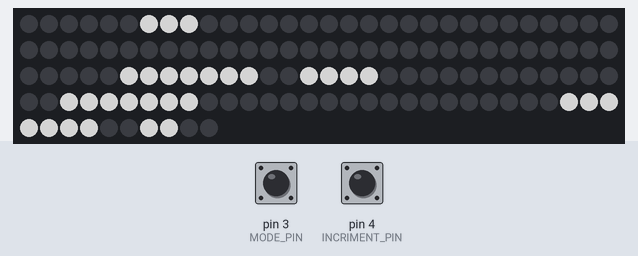
Bench run of a sketch on a simulated Arduino Uno, built with avr-gcc and run on an emulated ATmega328P. Parts: 130 RGB LEDs in strip order, left to right, continuing on the next row. Wiring (inferred from the names in the program): DS3231 clock at I2C address 0x68. The inputs (shaded band) are chosen by the test bench; at power-on: pin 3 (MODE_PIN) HIGH, pin 4 (INCRIMENT_PIN) HIGH. Dim RGB values are drawn brighter than linear; the local clock reads 2024-03-15 10:24:30 at power-on unless the sketch sets it; what the sketch prints to the serial monitor is not drawn.

Above: at 4.8 s.

The sketch:

icelandic_word_clock.ino
```cpp
/* WORD CLOCK INSPIRED BY http://imgur.com/a/iMXmj for Kata */

#include <Wire.h>
#include <Adafruit_NeoPixel.h>

/* DEFINITIONS */
#define MODE_PIN 3
#define INCRIMENT_PIN 4

#define NUM_LEDS 130
#define NUM_BDAY_LEDS 17
#define LEDS_PIN 2

// the following are the pin definitons for the ground of the respective words
/*#define HALF Display1=Display1 | (1<<1)
#define YFIR Display1=Display1 | (1<<2) // not wired in right order
#define H_TIU Display1=Display1 | (1<<3)
#define TUTTUGU Display1=Display1 | (1<<4)
#define OG Display1=Display1 | (1<<5)
#define FIMMTAN Display1=Display1 | (1<<6)
#define H_FIMM Display1=Display1 | (1<<7)

#define EITT Display2=Display2 | (1<<1)
#define NIU Display2=Display2 | (1<<2)
#define ATTA Display2=Display2 | (1<<3)
#define THRJU Display2=Display2 | (1<<4)
#define ELLEFU Display2=Display2 | (1<<5)
#define MINUTUR Display2=Display2 | (1<<6) // not wired in right order
#define IN Display2=Display2 | (1<<7)

#define TVO Display3=Display3 | (1<<1)
#define TOLF Display3=Display3 | (1<<2)
#define SEX Display3=Display3 | (1<<3)
#define SJO Display3=Display3 | (1<<4)
#define FJOGUR Display3=Display3 | (1<<5)
#define L_FIMM Display3=Display3 | (1<<6)
#define L_TIU Display3=Display3 | (1<<7)
*/

// letter array
#define LA(A) A, sizeof(A) / sizeof(int)

int BDAY[] = {58, 59, 60, 47, 46, 45, 44, 43, 42, 41, 40, 33, 34, 35, 36, 37, 38};

int KLUKKAN[] = {117, 118, 119, 120, 121, 122, 123};
int ER[] = {126, 127};

int HALF[] = {113, 114, 115, 116};
int YFIR[] =  {74, 75, 76, 77};
int IN[] = {73};
int MINUTUR[] = {65, 66, 67, 68, 69, 70, 71};
int H_TIU[] = {105, 106, 107};
int TUTTUGU[] = {92, 93, 94, 95, 96, 97, 98};
int OG[] = {100, 101};
int FIMMTAN[] = {84, 85, 86, 87, 88, 89, 90};
int H_FIMM[] = {79, 80, 81, 82};

int EITT[] = {29, 30, 31, 32};
int NIU[] = {26, 27, 28};
int ATTA[] = {48, 49, 50, 51};
int THRJU[] = {61, 62, 63, 64};
int ELLEFU[] = {52, 53, 54, 55, 56, 57};

int TVO[] = {13, 14, 15};
int TOLF[] = {19, 20, 21, 22};
int SEX[] = {23, 24, 25};
int SJO[] = {16, 17, 18};
int FJOGUR[] = {5, 4, 3, 2, 1, 0};
int L_FIMM[] = {12, 11, 10, 9};
int L_TIU[] = {8, 7, 6};

#define MODE_OPERATE 0
#define MODE_SET_YEAR 1
#define MODE_SET_MONTH 2
#define MODE_SET_DATE 3
#define MODE_SET_HOUR 4
#define MODE_SET_MINUTE 5
#define MODE_TEST_BDAY 6

#define BUTTON_THRESHOLD 50
#define BUTTON_DECRIMENT_THRESHOLD 600

#define PROGRAM_DIGIT_DISPLAY 200
#define PROGRAM_DIGIT_DISPLAY_INBETWEEN 200

/* VARIABLE DECLERATIONS */

// these are the time variables, the rtc functions are in a seperate file. done this way to be able to easily plug in another source of time
int seconds;
int minutes;
int hours;
int day;
int date; // 0-31
int month;
int year; //0-99
int century;

//
int brightness;
int led_states[NUM_LEDS];

//
int mode = MODE_OPERATE;

unsigned long mode_pressdown_time = 0;
unsigned long incriment_pressdown_time = 0;
bool mode_button_down = false;
bool incriment_button_down = false;
bool mode_release = false;
bool incriment_release = false;
bool decriment_release = false;

int program_first_digit = 0;
int program_second_digit = 0;
unsigned long program_first_digit_display_time = 0;
unsigned long program_second_digit_display_time = 0;

bool master_loop_break = false;

unsigned long last_loop = 0;

Adafruit_NeoPixel leds = Adafruit_NeoPixel(NUM_LEDS, LEDS_PIN, NEO_GRB + NEO_KHZ800);


void setup() {

	// programming pins
	pinMode(MODE_PIN, INPUT);
	pinMode(INCRIMENT_PIN, INPUT);
	digitalWrite(MODE_PIN, HIGH);
	digitalWrite(INCRIMENT_PIN, HIGH);

	leds.begin();

	Serial.begin(9600);
	while (! Serial);
	Serial.println("application start");

	Wire.begin();// start IC2 interface for communicating with Chronodot RTC module
	clear_ESOC_bit();
	// set_rtc_date(1, 07, 10, 15);
	// set_rtc_time(0, 21, 10);

	get_time();
	get_date();
	clear_leds();
	clear_rainbow();
	set_brightness();
	write_leds();
	word_test();
}

void loop() {

	bool birthday_condition = false;

	//print_rtc_datetime();

	clear_leds();
	check_buttons();

	if(incriment_pressdown_time < 0 || mode_pressdown_time < 0) {
	//Serial.println(incriment_pressdown_time);
	}
	if(mode != MODE_OPERATE) {
		program_time();

		if(mode != MODE_TEST_BDAY) {
			clear_rainbow();
			set_program_time_pins();
		} else {
			clear_leds();
		}
		write_leds();
		//Serial.println(mode);
	} else {

		get_date();
		get_time();
		master_loop_break = false;

		write_to_leds(LA(KLUKKAN));
		write_to_leds(LA(ER));
		set_time_pins();
		write_leds();

		// determine if we want to turn on birthday lights. first is just a general test, second is for illumination on xmas eve, third is for actual birthday
		if(year == 14) {
			if(hours % 2 == 0) {
				birthday_condition = true;
			}
			if(month == 10 && date > 23) {
				birthday_condition = false;
			}
		}

		if(month == 10 && date == 8) {
			birthday_condition = true;
		}

		if(birthday_condition) {
			rainbow_cycle(5);
		} else {
			clear_rainbow();
		}

		// fake_time_fastforward();
		// delay(800);
	}

	//Serial.println(millis() - last_loop);
	//last_loop = millis();
	cleanup_buttons();
	set_brightness();

}

void check_buttons() {

	unsigned int now = millis();

	if(digitalRead(MODE_PIN) == LOW) {
		if(mode_pressdown_time == 0) {
			mode_pressdown_time = now;
		}
	} else {
		if(mode_pressdown_time > 0 && (now - mode_pressdown_time > BUTTON_THRESHOLD)) {
			mode_release = true;
			clear_leds();
		}
			mode_pressdown_time = 0;
	}

	if(digitalRead(INCRIMENT_PIN) == LOW) {

		if(incriment_pressdown_time == 0) {
			incriment_pressdown_time = now;
		}

	} else {

		if(incriment_pressdown_time > 0) {
			if(now - incriment_pressdown_time > BUTTON_DECRIMENT_THRESHOLD) {
				decriment_release = true;
				program_first_digit_display_time = 0;
				program_second_digit_display_time = 0;
			}
				if(now - incriment_pressdown_time > BUTTON_THRESHOLD && !decriment_release) {
				incriment_release = true;
			}
		}

		incriment_pressdown_time = 0;
	}

	if(mode_release) {
		Serial.println("MODE CHANGE");
		mode = generic_incriment(mode, 1, MODE_OPERATE, MODE_TEST_BDAY);

		master_loop_break = true;
		mode_release = false;

		set_rtc_date(1, date, month, year);
		set_rtc_time(0, minutes, hours);

		program_first_digit_display_time = 0;
		program_second_digit_display_time = 0;
	}
	if(incriment_release) {
	//Serial.println("INCRIMENT");
	}
	if(decriment_release) {
	//Serial.println("DECRIMENT");
	}

}

void cleanup_buttons() {
	mode_release = false;
	incriment_release = false;
	decriment_release = false;
}

void fake_time_fastforward() {
	minutes = minute_incriment(minutes, 5);
	if(minutes == 0) {
	hours = hour_incriment(hours, 1);
	}
}

void number_to_pin(int number) { // primarily used when programming/setting the time

	switch(number) {
	  case 0:
	    write_to_leds(LA(IN));
	    break;
	  case 1:
	    write_to_leds(LA(EITT));
	    break;
	  case 2:
	    write_to_leds(LA(TVO));
	    break;
	  case 3:
	    write_to_leds(LA(THRJU));
	    break;
	  case 4:
	    write_to_leds(LA(FJOGUR));
	    break;
	  case 5:
	    write_to_leds(LA(L_FIMM));
	    break;
	  case 6:
	    write_to_leds(LA(SEX));
	    break;
	  case 7:
	    write_to_leds(LA(SJO));
	    break;
	  case 8:
	    write_to_leds(LA(ATTA));
	    break;
	  case 9:
	    write_to_leds(LA(NIU));
	    break;
	  case 10:
	    write_to_leds(LA(L_TIU));
	    break;
	  case 11:
	    write_to_leds(LA(ELLEFU));
	    break;
	  case 12:
	    write_to_leds(LA(TOLF));
	    break;
	}

}

void program_time() {

	int incriment_amount = 0;

	if(incriment_release) {
	incriment_amount = 1;
	}
	if(decriment_release) {
	incriment_amount = -1;
	}

	if(mode == MODE_SET_YEAR) {
	year = generic_incriment(year, incriment_amount, 0, 99);
	program_first_digit = year / 10;
	program_second_digit = year % 10;
	}

	if(mode == MODE_SET_MONTH) {
	month = generic_incriment(month, incriment_amount, 1, 12);
	seconds = 0;
	program_first_digit = month / 10;
	program_second_digit = month % 10;
	}

	if(mode == MODE_SET_DATE) {
	date = generic_incriment(date, incriment_amount, 1, 31);
	seconds = 0;
	program_first_digit = date / 10;
	program_second_digit = date % 10;
	}

	if(mode == MODE_SET_HOUR) {
	hours = hour_incriment(hours, incriment_amount);
	seconds = 0;
	program_first_digit = hours / 10;
	program_second_digit = hours % 10;
	}

	if(mode == MODE_SET_MINUTE && incriment_amount != 0) {
	int minutes_incriment = 5 - (minutes % 5);
	if(incriment_amount < 0) {
		minutes_incriment -= 5;
		if(minutes_incriment == 0) {
		minutes_incriment = -5;
		}
	}
	minutes = minute_incriment(minutes, minutes_incriment);
	if(minutes == 59 && incriment_amount < 0) {
		minutes = 55;
	}
	seconds = 0;
	}

	if(mode == MODE_SET_MINUTE) {
	program_first_digit = minutes / 10;
	program_second_digit = minutes % 10;
	}

	if(mode == MODE_TEST_BDAY) {
	master_loop_break = false;
	clear_leds();
	write_leds();
	rainbow_cycle(5);
	}

}

void set_brightness() {
	if (hours >= 22 || hours <= 6) {
		brightness = 64;
	} else {
		brightness = 128;
	}
}

void set_program_time_pins() {
	unsigned int now = millis();

	if(program_first_digit_display_time == 0) {
	program_first_digit_display_time = now;
	//Serial.println("first digit");
	}
	number_to_pin(program_first_digit);

	if(program_first_digit_display_time > 0) {

	if(now - program_first_digit_display_time > PROGRAM_DIGIT_DISPLAY) {
		clear_leds();
		//Serial.println("in between");
	}

	if(now - program_first_digit_display_time > PROGRAM_DIGIT_DISPLAY + PROGRAM_DIGIT_DISPLAY_INBETWEEN) {

		if(program_second_digit_display_time == 0) {
		program_second_digit_display_time = now;
		}

		number_to_pin(program_second_digit);
		//Serial.println("second digit");

		if(now - program_second_digit_display_time > PROGRAM_DIGIT_DISPLAY) {
		clear_leds();
		//Serial.println("after second");

		if(now - program_second_digit_display_time > PROGRAM_DIGIT_DISPLAY + (PROGRAM_DIGIT_DISPLAY_INBETWEEN * 3.5)) {
			program_first_digit_display_time = 0;
			program_second_digit_display_time = 0;
		}
		}
	}

	}
}

void set_time_pins() {
	if(minutes > 4 && minutes < 10) {
	  write_to_leds(LA(H_FIMM));
	  write_to_leds(LA(MINUTUR));
	}

	if(minutes > 9 && minutes < 15) {
	  write_to_leds(LA(H_TIU));
	  write_to_leds(LA(MINUTUR));
	}

	if(minutes > 14 && minutes < 20) {
	  write_to_leds(LA(FIMMTAN));
	  write_to_leds(LA(MINUTUR));
	}

	if(minutes > 19 && minutes < 25) {
	  write_to_leds(LA(TUTTUGU));
	  write_to_leds(LA(MINUTUR));
	}

	if(minutes > 24 && minutes < 30) {
	  write_to_leds(LA(TUTTUGU));
	  write_to_leds(LA(OG));
	  write_to_leds(LA(H_FIMM));
	  write_to_leds(LA(MINUTUR));
	}

	if(minutes > 29 && minutes < 35) {
	  write_to_leds(LA(HALF));
	}

	if(minutes > 34 && minutes < 40) {
	  write_to_leds(LA(TUTTUGU));
	  write_to_leds(LA(OG));
	  write_to_leds(LA(H_FIMM));
	  write_to_leds(LA(MINUTUR));
	}

	if(minutes > 39 && minutes < 45) {
	  write_to_leds(LA(TUTTUGU));
	  write_to_leds(LA(MINUTUR));
	}

	if(minutes > 44 && minutes < 50) {
	  write_to_leds(LA(FIMMTAN));
	  write_to_leds(LA(MINUTUR));
	}

	if(minutes > 49 && minutes < 55) {
	  write_to_leds(LA(H_TIU));
	  write_to_leds(LA(MINUTUR));
	}

	if(minutes > 54) {
	  write_to_leds(LA(H_FIMM));
	  write_to_leds(LA(MINUTUR));
	}

	int working_hour = hours;
	if (minutes > 29) {
	  working_hour = hour_incriment(working_hour, 1);
	}
	if (working_hour > 12) {
	  working_hour -= 12;
	}

	switch(working_hour) {
	  case 0:
	    write_to_leds(LA(TOLF));
	    break;
	  case 1:
	    write_to_leds(LA(EITT));
	    break;
	  case 2:
	    write_to_leds(LA(TVO));
	    break;
	  case 3:
	    write_to_leds(LA(THRJU));
	    break;
	  case 4:
	    write_to_leds(LA(FJOGUR));
	    break;
	  case 5:
	    write_to_leds(LA(L_FIMM));
	    break;
	  case 6:
	    write_to_leds(LA(SEX));
	    break;
	  case 7:
	    write_to_leds(LA(SJO));
	    break;
	  case 8:
	    write_to_leds(LA(ATTA));
	    break;
	  case 9:
	    write_to_leds(LA(NIU));
	    break;
	  case 10:
	    write_to_leds(LA(L_TIU));
	    break;
	  case 11:
	    write_to_leds(LA(ELLEFU));
	    break;
	  case 12:
	    write_to_leds(LA(TOLF));
	    break;
	}

	if ((minutes < 5) || (minutes > 29 && minutes < 35)) {
	  // do nothing here
	} else {
		if(minutes < 30) {
			write_to_leds(LA(YFIR));
		} else {
	  		write_to_leds(LA(IN));
	  	}
	}
}


void clear_leds() {
	uint16_t i;
	bool skip_color_set = false;

	for(i = 0; i < NUM_LEDS; i++) {
		led_states[i] = 0;
	}

	for(i = 0; i < NUM_LEDS; i++) {
		skip_color_set = false;

		for(int j = 0; j < NUM_BDAY_LEDS; j++) {
			if(BDAY[j] == i) {
				skip_color_set = true;
			}
		}

		if(!skip_color_set) {
			leds.setPixelColor(i, 0, 0, 0);
		}
	}

	// leds.show();
}

void word_test() {
	int word_wait = 150;

	Serial.println("begin word test");

	clear_leds();
	write_to_leds(LA(KLUKKAN));
	write_leds();
	delay(word_wait);

	clear_leds();
	write_to_leds(LA(ER));
	write_leds();
	delay(word_wait);

	clear_leds();
	write_to_leds(LA(HALF));
	write_leds();
	delay(word_wait);

	clear_leds();
	write_to_leds(LA(H_TIU));
	write_leds();
	delay(word_wait);

	clear_leds();
	write_to_leds(LA(TUTTUGU));
	write_leds();
	delay(word_wait);

	clear_leds();
	write_to_leds(LA(OG));
	write_leds();
	delay(word_wait);

	clear_leds();
	write_to_leds(LA(FIMMTAN));
	write_leds();
	delay(word_wait);

	clear_leds();
	write_to_leds(LA(H_FIMM));
	write_leds();
	delay(word_wait);

	clear_leds();
	write_to_leds(LA(MINUTUR));
	write_leds();
	delay(word_wait);

	clear_leds();
	write_to_leds(LA(IN));
	write_leds();
	delay(word_wait);

	clear_leds();
	write_to_leds(LA(YFIR));
	write_leds();
	delay(word_wait);

	clear_leds();
	write_to_leds(LA(THRJU));
	write_leds();
	delay(word_wait);

	clear_leds();
	write_to_leds(LA(ELLEFU));
	write_leds();
	delay(word_wait);

	clear_leds();
	write_to_leds(LA(ATTA));
	write_leds();
	delay(word_wait);

	clear_leds();
	write_to_leds(LA(EITT));
	write_leds();
	delay(word_wait);

	clear_leds();
	write_to_leds(LA(NIU));
	write_leds();
	delay(word_wait);

	clear_leds();
	write_to_leds(LA(TVO));
	write_leds();
	delay(word_wait);

	clear_leds();
	write_to_leds(LA(SJO));
	write_leds();
	delay(word_wait);

	clear_leds();
	write_to_leds(LA(TOLF));
	write_leds();
	delay(word_wait);

	clear_leds();
	write_to_leds(LA(SEX));
	write_leds();
	delay(word_wait);

	clear_leds();
	write_to_leds(LA(L_FIMM));
	write_leds();
	delay(word_wait);

	clear_leds();
	write_to_leds(LA(L_TIU));
	write_leds();
	delay(word_wait);

	clear_leds();
	write_to_leds(LA(FJOGUR));
	write_leds();
	delay(word_wait);

	Serial.println("end word test");
}

void write_leds() {
	for(int i = 0; i < NUM_LEDS; i++) {
		if(led_states[i] == 1) {
			leds.setPixelColor(i, brightness * 255 / 255, brightness * 255 / 255, brightness * 255 / 255);
		}
	}

	leds.show();

	// digitalWrite(LATCH_PIN, LOW);
	// shiftOut(DATA_PIN, CLOCK_PIN, MSBFIRST, Display3);
	// shiftOut(DATA_PIN, CLOCK_PIN, MSBFIRST, Display2);
	// shiftOut(DATA_PIN, CLOCK_PIN, MSBFIRST, Display1);
	// digitalWrite(LATCH_PIN, HIGH);
}

void write_to_leds(int letters[], int num_letters) {
	for(int i = 0; i < num_letters; i++) {
		led_states[letters[i]] = 1;
	}
}

int hour_incriment(int working_hour, int incriment) {
	return generic_incriment(working_hour, incriment, 0, 23);
}

// assumes 5 minute incriments, sorta
int minute_incriment(int working_minute, int incriment) {
	return generic_incriment(working_minute, incriment, 0, 59);
}

// mostly assumes an incriment of 1 based on the roll over logic
int generic_incriment(int working_value, int incriment, int low_value, int high_value) {
	working_value += incriment;

	if(working_value > high_value) {
	working_value = low_value;
	}
	if(working_value < low_value) {
	working_value = high_value;
	}

	return working_value;
}

void get_date() {
	get_rtc_date();
}

void get_time() {
	get_rtc_time();
}
```

colors.ino
```cpp
void rainbow_cycle(uint8_t wait) {
	uint16_t i, j;

	for(j = 0; j < 256*3; j++) {

		for(i = 0; i < NUM_BDAY_LEDS; i++) {
			leds.setPixelColor(BDAY[i], wheel(((i * 256 / NUM_BDAY_LEDS) + j) & 255));
			//delayMicroseconds(550);

			// checks to see if break variable is set so we can exit and go into programming mode
			check_buttons();
			if(master_loop_break) {
				return;
			}
			//
		}


		leds.show();
		delay(wait);

		// possibly an unneccesary hack, allows time to update while this function is running
		//get_date();
		//get_time();

		//set_time_pins();
		//write_leds();
		// end hack
	}

}

//Theatre-style crawling lights with rainbow effect
void theater_rainbow_chase(uint8_t wait) {
	for (int j=0; j < 256; j++) { // cycle all 256 colors in the wheel

		for (int q=0; q < 3; q++) {

			for (int i=0; i < leds.numPixels(); i=i+3) {
				leds.setPixelColor(i+q, wheel( (i+j) % 255)); //turn every third pixel on
			}

			leds.show();
			delay(wait);

			for (int i=0; i < leds.numPixels(); i=i+3) {
				leds.setPixelColor(i+q, 0); //turn every third pixel off
			}
		}
	}
}

void clear_rainbow() {
	uint16_t i;

	for(i = 0; i < NUM_BDAY_LEDS; i++) {
		leds.setPixelColor(BDAY[i], 0, 0, 0);
	}

	//eds.show();
}

uint32_t wheel(byte WheelPos) {
	WheelPos = 255 - WheelPos;

	if(WheelPos < 85) {
		return leds.Color(WheelPos * 3, 255 - WheelPos * 3, 0);
	}
	else if(WheelPos < 170) {
		WheelPos -= 85;
		return leds.Color(255 - WheelPos * 3, 0, WheelPos * 3);
	}
	else {
		WheelPos -= 170;
		return leds.Color(0, WheelPos * 3, 255 - WheelPos * 3);
	}
}
```

Source omitted: rtc_functions.ino (1987 bytes)
